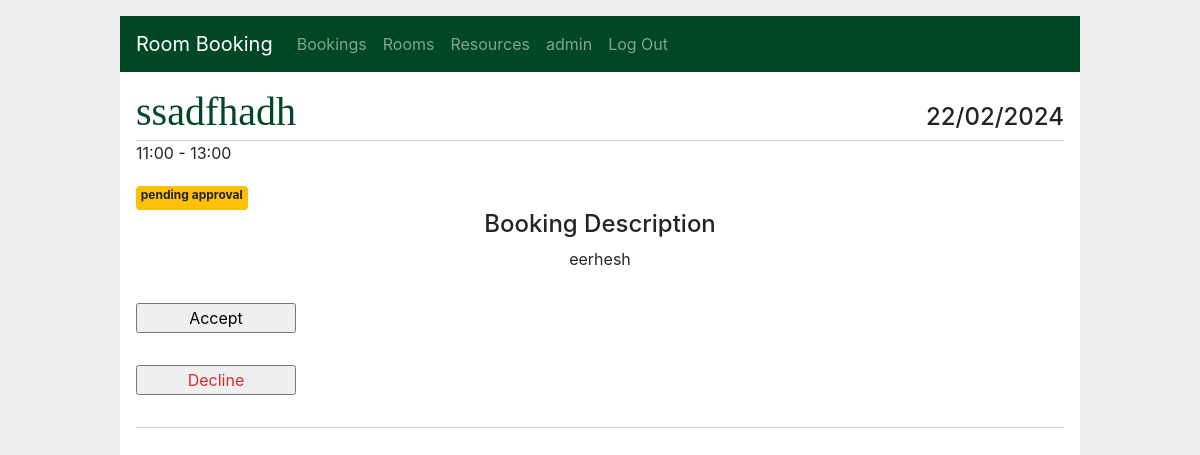
The page /bookings/7/accept (signed in) on the database as committed earlier.
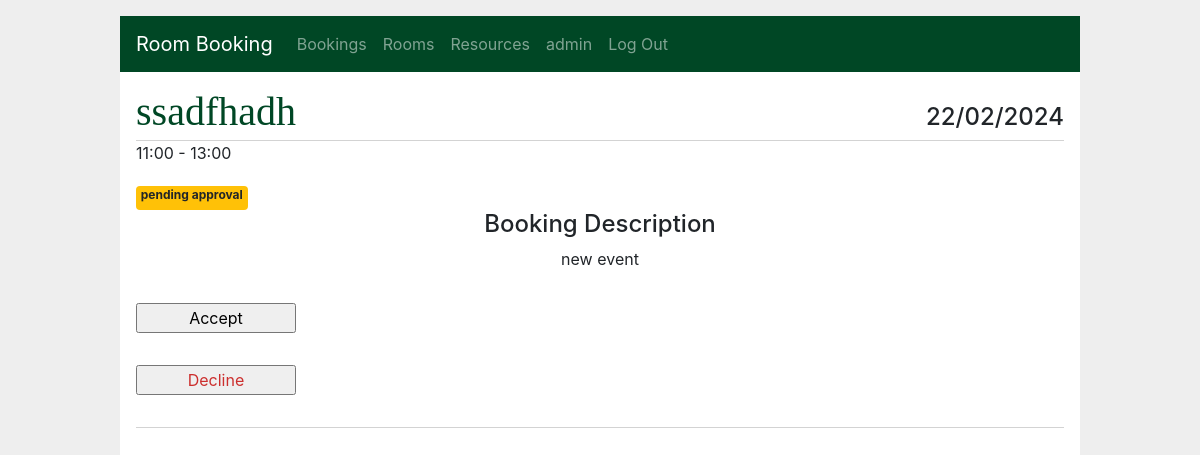
The same page on the database as committed later.
### app/models/room.py (models this page shows, shortened)
class RoomBooking(db.Model):
    __tablename__ = "roombookings"
    id = db.Column(db.Integer, primary_key=True, autoincrement=True, nullable=False)
    creator_id = db.Column(db.Integer, ForeignKey("users.id", ondelete="CASCADE"), nullable=False)
    creator = db.relationship('User', foreign_keys=[creator_id])
    title = db.Column(db.String(150), nullable=False)
    summary = db.Column(db.Text, nullable=False)
    status = db.Column(db.String, default='pending approval', nullable=False)
    event_start = db.Column(db.DateTime, nullable=False)
    time_start = db.Column(db.DateTime, nullable=False)
    time_end = db.Column(db.DateTime, nullable=False)
    created = db.Column(db.DateTime, default=now, nullable=False)
    attendees = db.Column(db.Integer, nullable=False)
    booked_resources = db.relationship('BookedResource', back_populates="room_booking", cascade='all, delete, delete-orphan')
    room_id = db.Column(db.Integer, ForeignKey("rooms.id"), nullable=False)
    room = db.relationship('Room', foreign_keys=[room_id])

### app/bookings/routes.py (the view)
@bp.route('/<int:id>/accept', methods=('GET', 'POST',))
@login_required
def accept(id):
    booking = get_booking(id)
    admin = User.query.filter_by(
        id=session.get('user_id')).first()
    if admin.role != "admin":
        abort(403)
    return render_template('bookings/accept.html', booking=booking)

### app/bookings/routes.py (called while the page is built)
def get_booking(id, check_author=True):
    user_id = session.get('user_id')
    booking = RoomBooking.query.filter_by(id=id).first()
    if booking is None:
        abort(404, f"Booking id {id} doesn't exist.")
    admin = User.query.filter_by(
        id=user_id).first()
    if check_author and booking.creator_id != user_id and admin.role != "admin":
        abort(403)
    return booking

### app/main/routes.py (called while the page is built)
@bp.before_app_request
def load_logged_in_user():
    user_id = session.get('user_id')
    if user_id is None:
        g.user = None
    else:
        g.user = User.query.filter_by(
                id=user_id).first()

def login_required(view):
    @functools.wraps(view)
    def wrapped_view(**kwargs):
        if g.user is None:
            return redirect(url_for('main.login'))
        return view(**kwargs)
    return wrapped_view

### app/templates/bookings/accept.html
{% extends 'base.html' %}
{% block header %}
  <h1>{% block title %}{{ booking.title }}{% endblock %}</h1>
    <h4>{{ booking.event_start.strftime('%d/%m/%Y') }}</h4>
{% endblock %}
{% block content %}
<div class="testing">
  <div class="time-bar">
    <p>{{ booking.time_start.strftime('%H:%M') }} - {{ booking.time_end.strftime('%H:%M') }}</p>
  </div>
</div>
    {% if booking.status == 'declined' %}
      <div class="badge badge-danger">
        {{ booking.status }}
      </div>
    {% elif booking.status == 'accepted' %}
      <div class="badge badge-success">
        {{ booking.status }}
      </div>
    {% elif booking.status == 'pending approval' %}
      <div class="badge badge-warning">
        {{ booking.status }}
      </div>
    {% endif %}
<h4 class="d-flex justify-content-center">Booking Description</h4>
<div class="container d-flex justify-content-center">
  <p style="white-space: pre-wrap;">{{ booking['summary'] }}</p>
</div>
{% if booking['status'] == 'pending approval' and g.user.role == 'admin' or g.user.role == 'admin' %}
  {% if booking.status == 'accepted' %}
    <form action="{{ url_for('bookings.declined', id=booking['id']) }}" method="post">
      <input class="danger" type="submit" value="Cancel">
    </form>
  {% else %}
    <div class="approve">
      <form action="{{ url_for('bookings.accepted', id=booking['id']) }}" method="post">
        <input class="success" type="submit" value="Accept">
      </form>
      <form action="{{ url_for('bookings.declined', id=booking['id']) }}" method="post">
        <input class="danger" type="submit" value="Decline">
      </form>
    </div>
  <hr>
  {% endif %}
{% endif %}
{% endblock %}

Rows that differ between the two databases and show on the page:
changed RoomBooking "ssadfhadh": summary "eerhesh" → "new event"
